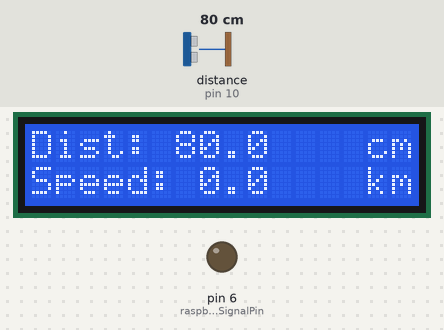
A sketch run on a simulated Arduino Uno, built with avr-gcc and run on an emulated ATmega328P. Parts: 16×2 character LCD, output pins drawn as LEDs (lit = HIGH). Inputs (shaded band) come from the test bench; at power-on: distance to the obstacle (sensor on pin 10) 80 cm. The echo pulse lasts 58.3 µs per cm; what the sketch prints to the serial monitor is not drawn.

Above: at 1.2 s.
1.3 s: distance to the obstacle (sensor on pin 10) set to 2 cm
At 2.6 s:
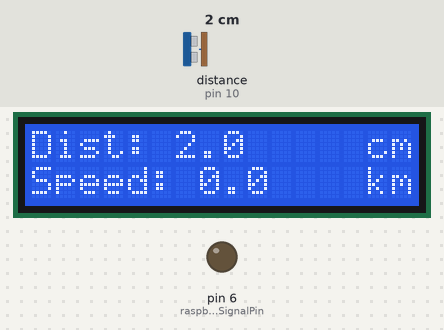
3.0 s: distance to the obstacle (sensor on pin 10) set to 4 cm
At 4.5 s:
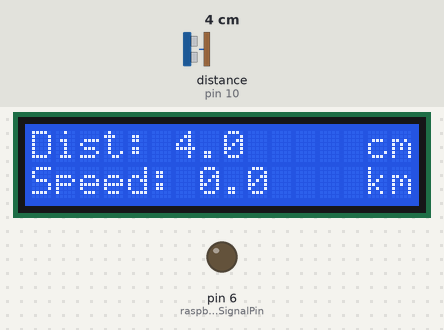
4.8 s: distance to the obstacle (sensor on pin 10) set to 9 cm
At 6.1 s:
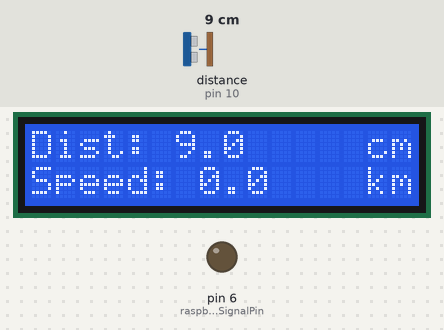
6.5 s: distance to the obstacle (sensor on pin 10) set to 250 cm
At 7.1 s:
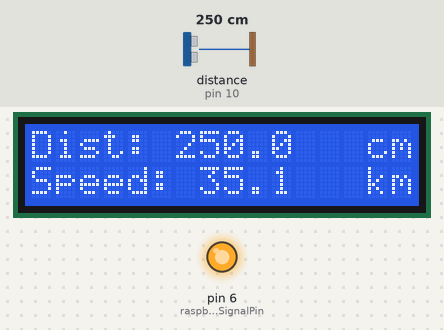
Timing chart, 0 to 9.5 s (numbered marks = the images above; inputs shaded):
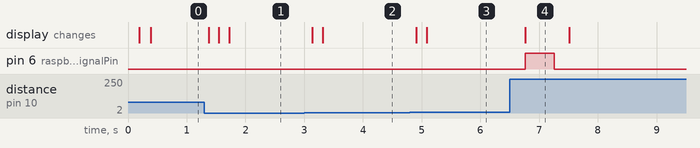

Measured:
- after the input at 1.3 s, the display: first changes after 0.07 s (image 1 shows a later state)
- after the input at 3.0 s, the display: first changes after 0.13 s (image 2 shows a later state)
- after the input at 4.8 s, the display: first changes after 0.10 s (image 3 shows a later state)
- after the input at 6.5 s, pin 6 (raspberryPiSignalPin): LOW → HIGH after 0.26 s, → LOW 0.50 s later; the display: changes after 0.26 s (image 4)
- what the display in image 4 shows lasts 0.7 s, from 6.8 s to 7.5 s

The sketch:

speed_detector.ino
```cpp
#include <Wire.h>
#include <LiquidCrystal_I2C.h>
#include <HCSR04.h>

LiquidCrystal_I2C lcd(0x27, 16, 2);
const int trigPin = 9;
const int echoPin = 10;
UltraSonicDistanceSensor sensor(trigPin, echoPin);
const int raspberryPiSignalPin = 6;
const float speedLimitKmhArduino = 30.0;

float previousDistanceCm = -1;
unsigned long previousTimeMs = 0;
float currentSpeedKmh = 0.0;

unsigned long lastSignalTimeMs = 0;
const unsigned long signalDebounceMs = 5000;

void setup() {
  lcd.init();
  lcd.backlight();
  lcd.setCursor(0, 0);
  lcd.print("Dist:         cm");
  lcd.setCursor(0, 1);
  lcd.print("Speed:        km/h");

  pinMode(raspberryPiSignalPin, OUTPUT);
  digitalWrite(raspberryPiSignalPin, LOW);

  Serial.begin(9600);
  Serial.println("Arduino Speed Detection Initialized.");
}

void loop() {
  float sumDistance = 0;
  int numReadings = 5;
  float validReadingsCount = 0;

  for (int i = 0; i < numReadings; i++) {
    float reading = sensor.measureDistanceCm();
    if (reading != -1 && reading <= 400) {
      sumDistance += reading;
      validReadingsCount++;
    }
    delay(10);
  }

  float currentDistanceCm;
  if (validReadingsCount > 0) {
    currentDistanceCm = sumDistance / validReadingsCount;
  } else {
    currentDistanceCm = -1;
  }

  unsigned long currentTimeMs = millis();

  lcd.setCursor(6, 0);
  lcd.print("       ");
  lcd.setCursor(6, 0);
  if (currentDistanceCm == -1) {
    lcd.print("OOR");
    currentSpeedKmh = 0;
  } else {
    lcd.print(currentDistanceCm, 1);
  }

  if (currentDistanceCm != -1 && previousDistanceCm != -1) {
    float deltaTimeSeconds = (currentTimeMs - previousTimeMs) / 1000.0;
    if (deltaTimeSeconds > 0.02) {
      float distanceChangeCm = previousDistanceCm - currentDistanceCm;
      float speed_cm_per_s = distanceChangeCm / deltaTimeSeconds;
      currentSpeedKmh = abs(speed_cm_per_s) * 0.036;

      lcd.setCursor(7, 1);
      lcd.print("       ");
      lcd.setCursor(7, 1);
      lcd.print(currentSpeedKmh, 1);

      if (currentSpeedKmh > speedLimitKmhArduino) {
        if (currentTimeMs - lastSignalTimeMs > signalDebounceMs) {
          Serial.print("Speeding detected! Speed: ");
          Serial.print(currentSpeedKmh);
          Serial.println(" km/h. Signaling Pi.");

          digitalWrite(raspberryPiSignalPin, HIGH);
          delay(500);
          digitalWrite(raspberryPiSignalPin, LOW);
          lastSignalTimeMs = currentTimeMs;
        }
      }
    }
  } else if (currentDistanceCm != -1 && previousDistanceCm == -1) {
    lcd.setCursor(7, 1);
    lcd.print("---");
    currentSpeedKmh = 0;
  } else {
    lcd.setCursor(7, 1);
    lcd.print("---");
    currentSpeedKmh = 0;
  }

  if (currentDistanceCm != -1) {
    previousDistanceCm = currentDistanceCm;
  } else {
    previousDistanceCm = -1;
  }
  previousTimeMs = currentTimeMs;

  delay(100);
}
```
